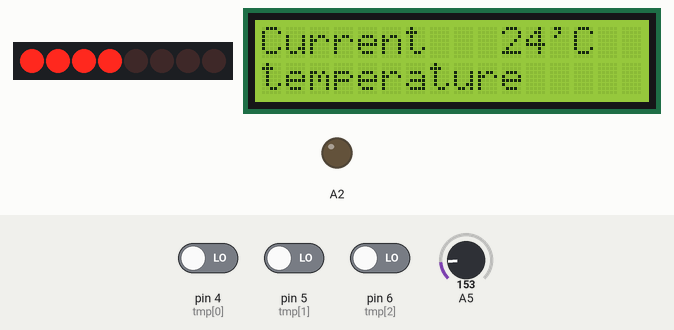
The sketch below on a simulated Arduino Uno, built with avr-gcc and run on an emulated ATmega328P. Shown: 8 shift-register outputs drawn as a row of LEDs (first output left, lit = HIGH), 16×2 character LCD, output pins drawn as LEDs (lit = HIGH). Wiring (inferred from the names in the program): shift register (74HC595): data A1; shift clock A4; latch A3. Wiring (inferred from the signals the program sends): row of LEDs: on Q0, Q1, Q2, Q3, Q4, Q5, Q6, Q7. The test bench sets the inputs (shaded band); at power-on: pin 4 (tmp[0]) LOW, A5 = 153, pin 5 (tmp[1]) LOW, pin 6 (tmp[2]) LOW. Pins used as bus, display or sensor lines are not drawn; what the sketch prints to the serial monitor is not drawn.

Above: at 8.5 s.
8.6 s: pin 4 (tmp[0]) driven HIGH
At 9.2 s:
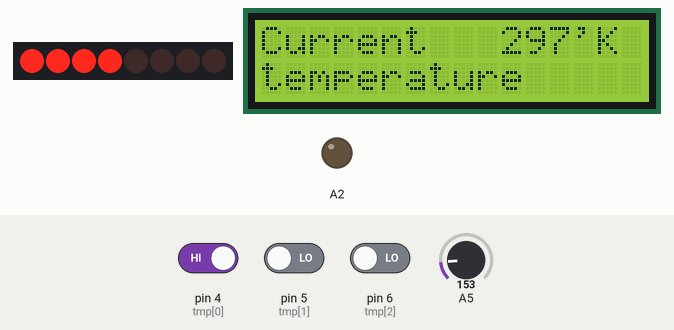
10.8 s: A5 set to 179
At 11.2 s:
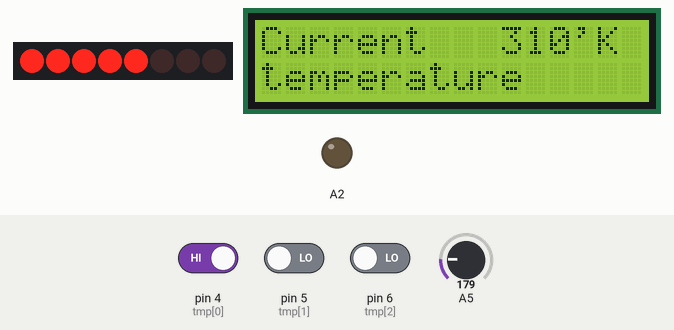
13.3 s: pin 5 (tmp[1]) driven HIGH
At 13.8 s:
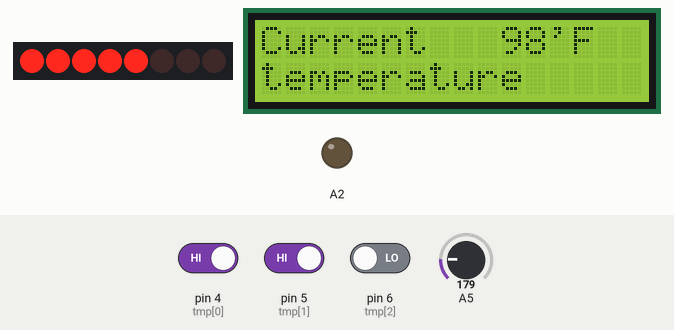
16.3 s: pin 6 (tmp[2]) driven HIGH
At 16.8 s:
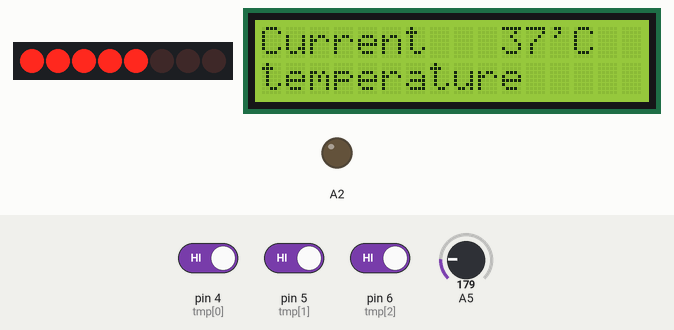
19.3 s: A5 set to 133
At 19.8 s:
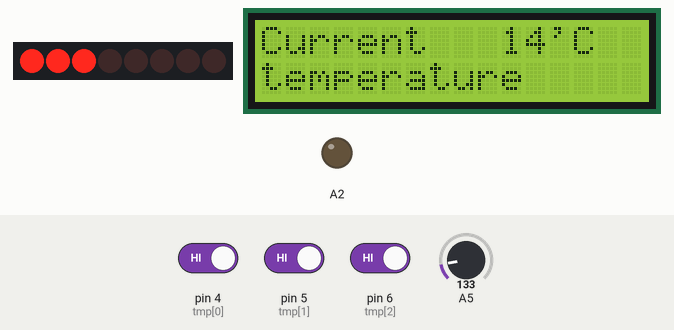
21.9 s: pin 6 (tmp[2]) driven LOW
At 22.4 s:
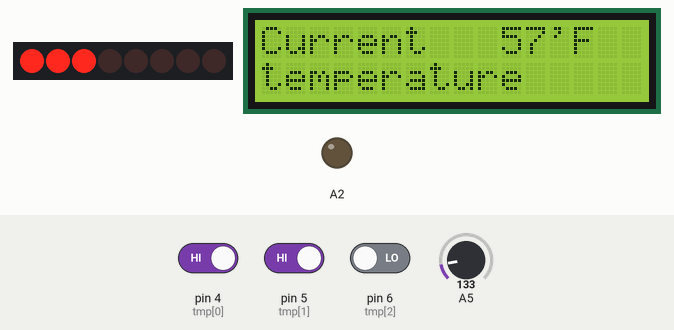
Timing chart, 0 to 24.9 s (numbered marks = the images above; inputs shaded):
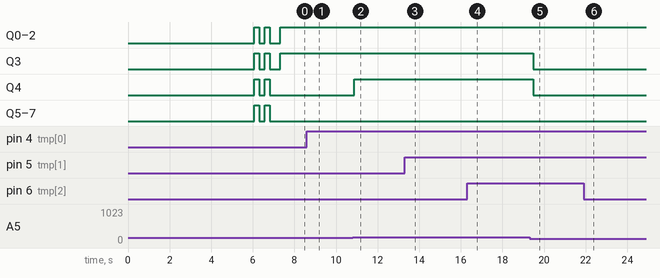

Measured:
- the behaviour switches between 163 and 164 on A5 (found by bisection; images 1 and 2)
- after the input at 8.6 s, the display: first differs from a run without the input after 0.25 s (image 1)
- after the input at 10.8 s, the display: first differs from a run without the input after 0.07 s (image 2)
- after the input at 13.3 s, the display: first differs from a run without the input after 0.10 s (image 3)
- after the input at 16.3 s, the display: first differs from a run without the input after 0.14 s (image 4)
- after the input at 19.3 s, the display: first differs from a run without the input after 0.18 s (image 5)
- after the input at 21.9 s, the display: first differs from a run without the input after 0.11 s (image 6)

The sketch:

termometer.ino
```cpp
#include <LiquidCrystal.h>
LiquidCrystal lcd(13, 12, 11, 10, 9, 8);
int tmp36 = A5;
int temperatur;
int posisiA;
int posisiB;
int posisiC = 10;
int posisiD = 0;
int hasil;
int nilai;
//boolean erorHot;
//boolean erorCold;

int tmp[3] = { 4, 5, 6 };
String satuan[3] = { "K", "F", "C" };
int satuanInt = 2;


const int data = A1;
const int latch = A3;
const int clock = A4;


void ledWrite(int led) {
  digitalWrite(latch, 0);
  shiftOut(data, clock, LSBFIRST, led);
  digitalWrite(latch, 1);
}


void startMachine() {
  lcd.setCursor(0, 0);  //16x2 (16 baris kolom2)
  lcd.print("Starting Machine");


  for (int i = 0; i <= 5; i++) {
    delay(1000);
    lcd.setCursor(i, 1);
    lcd.print(".");
  }


  lcd.clear();
  lcd.setCursor(0, 0);
  lcd.print("Machine Started");


  ledWrite(B11111111);
  delay(250);
  ledWrite(B00000000);
  delay(250);
  ledWrite(B11111111);
  delay(250);
  ledWrite(B00000000);
  delay(500);

  lcd.clear();
}
void setup() {
  lcd.begin(16, 2);
  analogWrite(A2, 100);


  pinMode(data, OUTPUT);
  pinMode(latch, OUTPUT);
  pinMode(clock, OUTPUT);


  pinMode(clock, OUTPUT);
  startMachine();
  Serial.begin(9600);
}


void loop() {

  analogWrite(A2, 100);

  int nilai = (analogRead(A5) / 1024.0 * 5.0 - 0.5) * 100;

  for (int i = 0; i <= 2; i++) {
    if (digitalRead(tmp[i]) == 1) {
      satuanInt = i;
      Serial.println(satuanInt);  //menentukan string satuan "K/F/C"
    }
  }


  if ((nilai) < -16)  //1
  {
    ledWrite(B10000000);
  } else {
    if ((nilai) >= -16 && (nilai) < 0)  //2
    {
      ledWrite(B11000000);
    } else {
      if ((nilai) >= 0 && (nilai) < 20)  //3
      {
        ledWrite(B11100000);
      } else {
        if ((nilai) >= 20 && (nilai) < 30)  //4
        {
          ledWrite(B11110000);
        } else {
          if ((nilai) >= 30 && (nilai) < 60)  //5
          {
            ledWrite(B11111000);
          } else {
            if ((nilai) >= 60 && (nilai) < 80)  //6
            {
              ledWrite(B11111100);
            } else {
              if ((nilai) >= 80 && (nilai) < 100)  //7
              {
                ledWrite(B11111110);
              } else {
                if ((nilai) >= 100) {
                  ledWrite(B11111111);
                } else {
                  Serial.println("Bruh the LED is broken, its dead to me");
                }
              }
            }
          }
        }
      }
    }
  }


  if ((satuanInt) == 0)  //kalau satuan nya Kelvin
  {
    hasil = nilai + 273.15;  //formula convert satuan
  } else {
    if ((satuanInt) == 1)  //formula nya Ferenhit
    {
      hasil = (nilai * 9 / 5) + 32;
    } else {
      if ((satuanInt) == 2) {
        hasil = nilai;
      } else {
        Serial.print("Bruh your termometer is broken");
      }
    }
  }


  if ((hasil) > 99) {
    posisiA = 3 + posisiC;
  } else {
    if ((hasil) > 9 && (hasil) < 100) {
      posisiA = 2 + posisiC;
    } else {
      if ((hasil) < 10 && (hasil) >= 0) {
        posisiA = 1 + posisiC;
      } else {
        if ((hasil) < 0 && (hasil) > -10) {
          posisiA = 2 + posisiC;
        } else {
          if ((hasil) < -9) {
            posisiA = 3 + posisiC;
          }
        }
      }
    }
  }
  posisiB = posisiA + 1;
  posisiB < 4;
  posisiB > 0;

  if ((nilai) > 100) {
    lcd.setCursor(0, 0);
    lcd.print("Warning");
    lcd.setCursor(0, 1);
    lcd.print("To Hot");
    tone(A0, 523, 1000);
    delay(500);
    tone(A0, 165, 1000);
    delay(500);
    lcd.clear();
  } else {
    if ((nilai) < -31) {
      lcd.setCursor(0, 0);
      lcd.print("Machine Error");
      lcd.setCursor(0, 1);
      lcd.print("To Cold.");
      tone(A0, 523, 1000);
      delay(500);
      noTone(A0);
      delay(500);
      lcd.clear();
    } else {
      lcd.setCursor(0, 0);
      lcd.print("Current");
      lcd.setCursor(0, 1);
      lcd.print("temperature");
      lcd.setCursor(posisiC, 0);
      lcd.print(hasil);
      lcd.setCursor(posisiA, posisiD);
      lcd.print("'");
      lcd.setCursor(posisiB, posisiD);
      lcd.print(satuan[satuanInt]);
      delay(500);
      lcd.clear();
    }
  }
}
```
